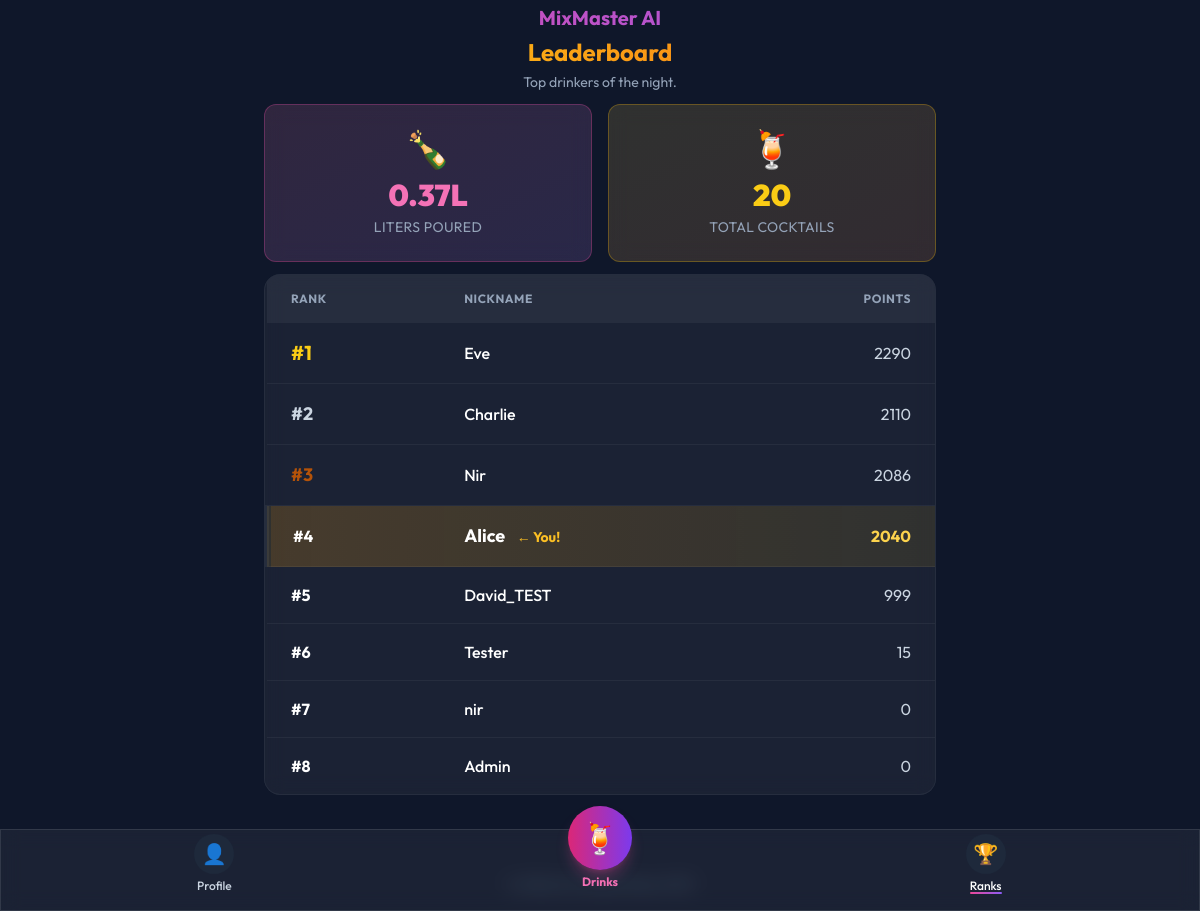
The page /leaderboard (signed in) on the database its author committed.
### models.py (models this page shows, shortened)
class User(UserMixin, db.Model):
    id = db.Column(db.Integer, primary_key=True)
    nickname = db.Column(db.String(80), unique=True, nullable=False)
    recovery_key = db.Column(db.String(6), unique=True, nullable=False)
    points = db.Column(db.Integer, default=0)

### app.py (the view)
@app.route('/leaderboard')
def leaderboard():
    users = User.query.filter(User.nickname != 'Admin2001').order_by(User.points.desc()).limit(10).all()
    return render_template('leaderboard.html', users=users)

### app.py (called while the page is built)
@login_manager.user_loader
def load_user(user_id):
    return User.query.get(int(user_id))

@app.after_request
def security_headers(response):
    response.headers['X-Content-Type-Options'] = 'nosniff'
    response.headers['X-Frame-Options'] = 'DENY'
    response.headers['X-XSS-Protection'] = '1; mode=block'
    return response

@app.before_request
def check_auth():
    from flask import session
    public_routes = ['index', 'recovery', 'static']
    if request.endpoint in public_routes:
        return None
    if request.endpoint == 'admin_dashboard':
        return None
    if request.endpoint and request.endpoint.startswith('admin_api'):
        return None
    if not current_user.is_authenticated:
        flash('Please log in to access this page.', 'error')
        return redirect(url_for('index'))

### templates/leaderboard.html (shortened to what this page needs)
{% extends 'base.html' %}
{% block content %}
<div class="max-w-2xl mx-auto space-y-3">
    <div class="text-center space-y-1 mb-2">
        <h2 class="text-2xl font-bold bg-clip-text text-transparent bg-gradient-to-r from-yellow-400 to-orange-500">
        </h2>
        <p class="text-slate-400 text-sm">Top drinkers of the night.</p>
    </div>
    <div class="grid grid-cols-2 gap-4 mb-3">
        <div
            class="glass rounded-xl p-6 border border-pink-500/30 text-center bg-gradient-to-br from-pink-500/10 to-purple-500/10">
            <div class="text-4xl mb-2">🍾</div>
            <div id="kpi-alcohol" class="text-3xl font-black text-pink-400 mb-1">--</div>
            <p class="text-slate-400 text-sm uppercase tracking-wide">Liters Poured</p>
        </div>
        <div
            class="glass rounded-xl p-6 border border-yellow-500/30 text-center bg-gradient-to-br from-yellow-500/10 to-orange-500/10">
            <div class="text-4xl mb-2">🍹</div>
            <div id="kpi-cocktails" class="text-3xl font-black text-yellow-400 mb-1">--</div>
            <p class="text-slate-400 text-sm uppercase tracking-wide">Total Cocktails</p>
        </div>
    </div>
    <div class="glass rounded-2xl overflow-hidden border border-white/5">
        <table class="w-full text-left">
            <thead class="bg-white/5 uppercase text-xs font-bold text-slate-400 tracking-wider">
                <tr>
                    <th class="px-6 py-4">Rank</th>
                    <th class="px-6 py-4">Nickname</th>
                    <th class="px-6 py-4 text-right">Points</th>
                </tr>
            </thead>
            <tbody class="divide-y divide-white/5">
                {% for user in users %}
                <tr onclick="showUserStats({{ user.id }})"
                    class="cursor-pointer {% if current_user.id == user.id %}bg-gradient-to-r from-amber-500/20 to-yellow-500/10 border-l-4 border-amber-400{% else %}hover:bg-white/5{% endif %} transition">
                    <td class="px-6 py-4 font-bold
                        {% if loop.index == 1 %}text-yellow-400 text-xl{% endif %}
                        {% if loop.index == 2 %}text-slate-300 text-lg{% endif %}
                        {% if loop.index == 3 %}text-amber-700 text-lg{% endif %}">
                        #{{ loop.index }}
                    </td>
                    <td
                        class="px-6 py-4 {% if current_user.id == user.id %}text-white font-bold text-lg{% else %}text-white font-medium{% endif %}">
                        {{ user.nickname }}
                        {% if current_user.id == user.id %}
                        <span class="ml-2 text-amber-400 text-sm">← You!</span>
                        {% endif %}
                    </td>
                    <td
                        class="px-6 py-4 text-right {% if current_user.id == user.id %}text-amber-300 font-bold{% else %}text-slate-300{% endif %}">
                        {{ user.points }}
                    </td>
                </tr>
                {% endfor %}
            </tbody>
        </table>
    </div>
</div>
{% endblock %}

### templates/base.html (style rules this page uses)
body { font-family: 'Outfit', sans-serif; min-height: 100dvh; padding-bottom: env(safe-area-inset-bottom); }
.glass { background: rgba(255, 255, 255, 0.05); backdrop-filter: blur(10px); border: 1px solid rgba(255, 255, 255, 0.1); }

### rows shown on the page
User: nickname "Eve", points "2290"
User: nickname "Charlie", points "2110"
User: nickname "Nir", points "2086"
User: nickname "Alice", shows "← You!", points "2040"
User: nickname "David_TEST", points "999"
User: nickname "Tester", points "15"
User: nickname "nir", points "0"
User: nickname "Admin", points "0"
